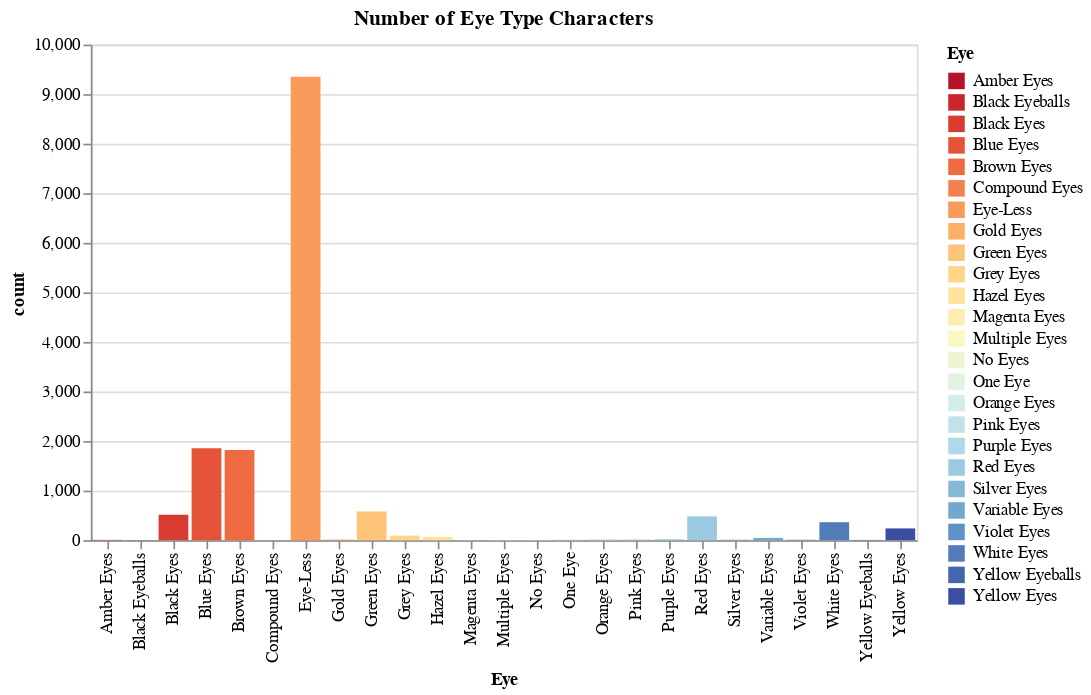

The notebook cell saved with this chart:
### Code cell
# visualize data with altair
## visualize number of eye type characters

Eye = pd.DataFrame(marvel_df['Eye'].value_counts().reset_index().sort_values(by=['count'], ascending=False))
print(Eye)
      
alt.Chart(Eye).mark_bar().encode(
    alt.X("Eye"),
    alt.Y('count'),
    alt.Color("Eye").scale(scheme='redyellowblue')
).properties(
    title="Number of Eye Type Characters"
)

### Figure 1 — Vega-Lite specification as saved in the notebook (floating-point values rounded to 4 significant figures)
{"config": {"view": {"continuousWidth": 300, "continuousHeight": 300}}, "data": {"name": "data-5025bad5482b5ce866d3773c6211a8c4"}, "mark": {"type": "bar"}, "encoding": {"color": {"field": "Eye", "scale": {"scheme": "redyellowblue"}, "type": "nominal"}, "x": {"field": "Eye", "type": "nominal"}, "y": {"field": "count", "type": "quantitative"}}, "title": "Number of Eye Type Characters", "$schema": "https://vega.github.io/schema/vega-lite/v5.20.1.json", "datasets": {"data-5025bad5482b5ce866d3773c6211a8c4": [{"Eye": "Eye-Less", "count": 9349}, {"Eye": "Blue Eyes", "count": 1857}, {"Eye": "Brown Eyes", "count": 1821}, {"Eye": "Green Eyes", "count": 580}, {"Eye": "Black Eyes", "count": 514}, {"Eye": "Red Eyes", "count": 480}, {"Eye": "White Eyes", "count": 363}, {"Eye": "Yellow Eyes", "count": 238}, {"Eye": "Grey Eyes", "count": 92}, {"Eye": "Hazel Eyes", "count": 67}, {"Eye": "Variable Eyes", "count": 46}, {"Eye": "Purple Eyes", "count": 25}, {"Eye": "Orange Eyes", "count": 24}, {"Eye": "One Eye", "count": 21}, {"Eye": "Pink Eyes", "count": 19}, {"Eye": "Gold Eyes", "count": 14}, {"Eye": "Silver Eyes", "count": 11}, {"Eye": "Violet Eyes", "count": 10}, {"Eye": "No Eyes", "count": 7}, {"Eye": "Amber Eyes", "count": 6}, {"Eye": "Yellow Eyeballs", "count": 6}, {"Eye": "Multiple Eyes", "count": 5}, {"Eye": "Black Eyeballs", "count": 3}, {"Eye": "Magenta Eyes", "count": 2}, {"Eye": "Compound Eyes", "count": 1}]}}
